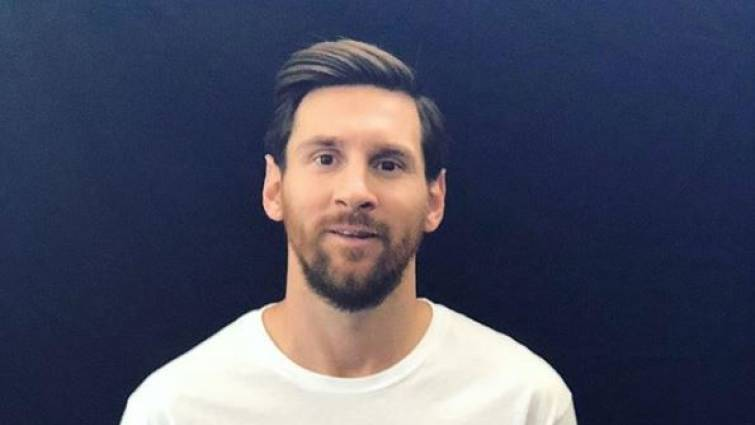
#> input picture bin/recognizerVideo/faceDetector/example1.jpg, 755 x 425 px
$ python faceDetector.py
#> lines starting #> are read from the running program, lines starting #| are printed output that depends on the picture; after the words box and inside, x2 and y2 are one past the last pixel; in counts of white or black regions, pixels touching at a corner belong together
# !/usr/bin/python3
# -*- coding: utf-8 -*-
# Creado por: Jairo Gonzalez Lemus alu0100813272@ull.edu.es.
# Class: FaceDetector.
import os
import cv2
import threading
if __name__ == "__main__":
    import saveFace
else:
    from recognizerVideo.faceDetector import saveFace

PATH_DIR = os.path.dirname(os.path.abspath(os.path.realpath(__file__)))


class FaceDetector:
    """ Class that detects in an image if there is a face.
        Attributes:
            __tam_face ((int)(int)): Size that the face will have
            after detecting.
            __size (int): Size of the image is reduced to optimize
            the detection algorithm.
            __dir_haarcascade (str): The default configuration file
            for default is haarcascade_fromtalface_default.xml
            __sys_det(:obj:`cv2`): Cv2 detector system,
            configured with the most optimal data.
            __op_contrast(boolean): It is true to prepare images with
            contrast, false is not used contrast.
            __t_contrast(int): Select the type of constarte.
                    value 1 the record of does by histogram.
                    value 2 the constrate is made by adaptive equalization
                    of the histogram.
    """

    def __init__(self, file_haarcascade=os.path.join(
            PATH_DIR, "haarcascade_frontalface_default.xml"),
            size=4, size_face_w=92, size_face_h=112,
            op_contrast=False, t_contrast=1, save_face=False ):
        try:
            self.__tam_face = (size_face_w, size_face_h)
            self.__size = size
            self.__save_face = save_face
            self.__file_haarcascade = file_haarcascade
            self.__sys_det = cv2.CascadeClassifier(self.__file_haarcascade)
            self.__op_contrast = op_contrast
            self.__t_contrast = t_contrast
            if self.__sys_det.empty():
                raise ValueError("No Exist file haarcascade.")
        except Exception as e:
            print('Error loaded FaceDetector: ' + str(e))
            exit(1)

    def detect(self, img):
        """ Class methods that paints a rectangle where there is a face.
        Args:
            img: Image where the face will be detected.
        Returns:
            resul: True if there is a picture, False otherwise.
            pos_face(int,int): if "result" is true, it returns
            the Point where the face is placed in teh image that
            is passed as a parameter, (0,0) otherwise.
         """
        resul = False
        face_resize = False
        pos_face = (0, 0)
        prepared_img = self._prepare_img(img)
        # cv2.imshow("imagen pre",prepared_img)
        faces = self.__sys_det.detectMultiScale(
            prepared_img, scaleFactor=1.05, minNeighbors=5,minSize=(50,50),maxSize=(67,67))#minSize=(50,50),maxSize=(67,67)
        tam = len(faces)

        #print(tam)
        if tam > 0:
            (x, y, w, h) = (faces[0][0]+12, faces[0]
                            [1]+9, faces[0][2]-25, faces[0][3]-10)
            face = prepared_img[y:y + h, x:x + w]
            face_resize = self._prepare_face(face)

            # Dibujamos un rectangulo en las coordenadas del rostro
            pos_a = (x * self.__size, y * self.__size)
            pos_b = (x * self.__size + w * self.__size,
                     y * self.__size + h * self.__size)
            img = cv2.rectangle(img, pos_a, pos_b, (0, 255, 0), 3)
            resul = True
            pos_face = (x * self.__size, y * self.__size)
            if self.__save_face:
                t1 = threading.Thread(
                    target=saveFace.save_face, args=(face_resize,))
                t1.start()
            return (resul, face_resize , pos_face)
        return (resul, face_resize, pos_face)

    def _prepare_img(self, img):
        gray = cv2.cvtColor(img, cv2.COLOR_BGR2GRAY)
        gray_min = self._resize_img(gray)
        if(self.__op_contrast):
            gray_c = self._prepare_constrate(gray_min)
            return gray_c
        else:
            return gray_min

    def _prepare_constrate(self, img):
        """Contraste de histograma"""
        if(self.__t_contrast == 1):
            # black puts it more white
            return cv2.equalizeHist(img)
        """Contraste de ecualización adaptable del histograma"""
        if(self.__t_contrast == 2):
            clahe = cv2.createCLAHE(
                clipLimit=2.0, tileGridSize=(8, 8))  # (8,8)
            return clahe.apply(img)

    def _resize_img(self, img):
        resize_a = int(img.shape[1] / self.__size)
        resize_b = int(img.shape[0] / self.__size)
        return cv2.resize(img, (resize_a, resize_b))

    def _prepare_face(self, face):
        return cv2.resize(face, self.__tam_face)


if __name__ == "__main__":
    print("Exmple processs")
    aux = FaceDetector()
    # img = cv2.imread("example2.jpg")
    img = cv2.imread("example1.jpg")
#> img is the input picture: shape (425, 755, 3); mean B, G, R 96.9, 76.9, 74.6
    rt, (x, y) = aux.detect(img)
#> in _prepare_img, `gray = cv2.cvtColor(img, cv2.COLOR_BGR2GRAY)`:
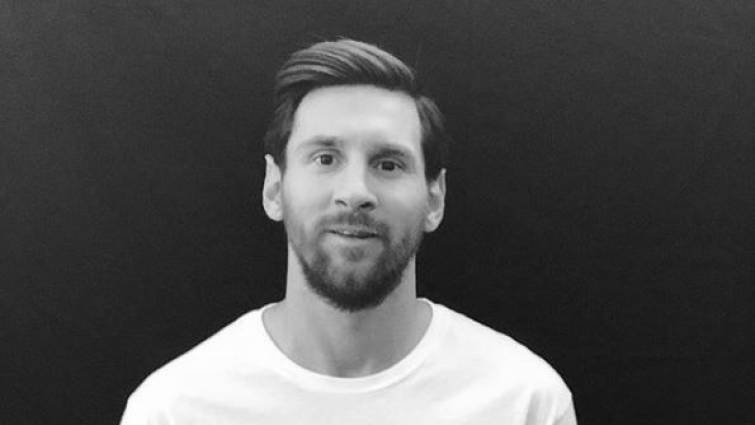
#> gray: shape (425, 755); min 5, max 255, mean 78.5
#> in detect, `faces = self.__sys_det.detectMultiScale( prepared_img, scaleFactor=1.0..`: faces = [[61, 19, 55, 55]]
#> in detect, `tam = len(faces)`: tam = 1
#> in detect, `(x, y, w, h) = (faces[0][0]+12, faces[0] [1]+9, faces[0][2]-25, faces[..`: x = 73; y = 28; w = 30; h = 45
#> in detect, `face = prepared_img[y:y + h, x:x + w]`:
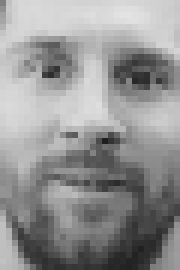
#> face: shape (45, 30) (shown 6 times larger); min 31, max 227, mean 147.3
#> in _prepare_face, `return cv2.resize(face, self.__tam_face)`:
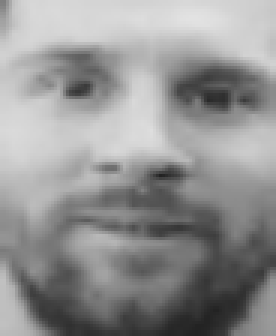
#> returned value: shape (112, 92) (shown 3 times larger); min 34, max 226, mean 147.2
#> in detect, `pos_a = (x * self.__size, y * self.__size)`: pos_a = (292, 112)
#> in detect, `pos_b = (x * self.__size + w * self.__size, y * self.__size + h * self..`: pos_b = (412, 292)
#> in detect, `img = cv2.rectangle(img, pos_a, pos_b, (0, 255, 0), 3)`:
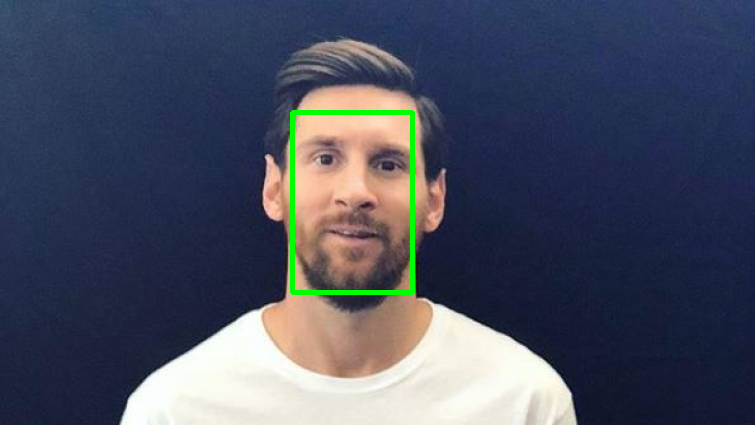
#> img: shape (425, 755, 3); 0.93% of pixels changed, all inside (x1, y1, x2, y2) = (290, 110, 415, 295)
#> in detect, `pos_face = (x * self.__size, y * self.__size)`: pos_face = (292, 112)
#> (the run stopped early here; a loop or call above may not have finished)
